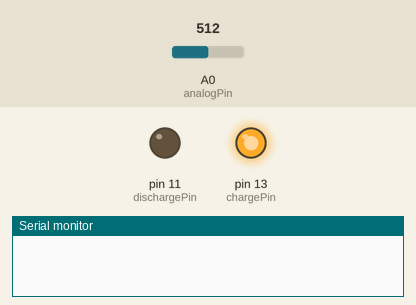
Simulated run of this sketch. Board: Arduino Nano, built with avr-gcc and run on an emulated ATmega328P. On the bench: output pins drawn as LEDs (lit = HIGH), the last lines printed to the serial monitor. Inputs (shaded band) come from the test bench; at power-on: A0 (analogPin) = 512.

Above: at 1.2 s.
1.3 s: A0 (analogPin) set to 630
2.8 s: A0 (analogPin) set to 653
At 3.7 s:
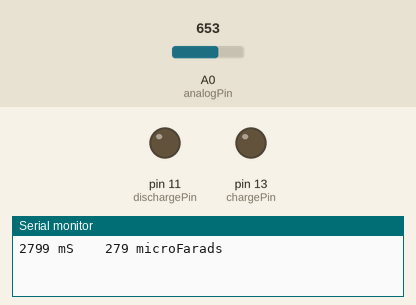
4.3 s: A0 (analogPin) set to 0
At 5.0 s:
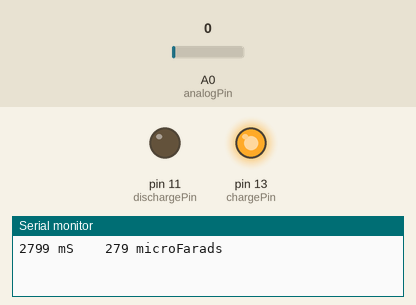
5.8 s: A0 (analogPin) set to 655
At 7.2 s:
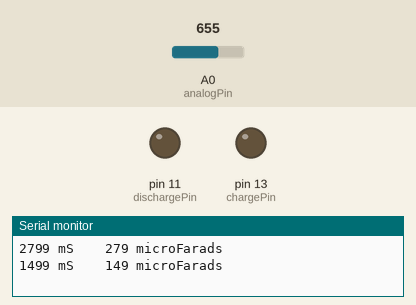
Timing chart, 0 to 8.3 s (numbered marks = the images above; inputs shaded):
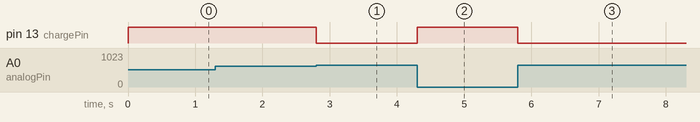

The sketch:

FINAL-PROJECT-CAPACITANCE.ino
```cpp
#include "Capacitance.h"
void setup()
{
  pinMode(chargePin, OUTPUT);
  digitalWrite(chargePin, LOW);
  Serial.begin(9600);
}
void loop()
{
  CapacitanceRay con;
  con.CAP();
}
```

CAPACITANCE.h
```cpp
int analogPin = 0;
int chargePin = 13;
int dischargePin = 11;
int resistorValue = 10000;
unsigned long startTime;
unsigned long elapsedTime;
float microFarads;
float nanoFarads;
class CapacitanceRay{
	public:
	void CAP(){
				digitalWrite(chargePin, HIGH);
				startTime = millis();
		  while(analogRead(analogPin) < 645)
		  {

		  }
		  elapsedTime= millis() - startTime; // Determines how much time it took to charge capacitor
		  microFarads = ((float)elapsedTime / resistorValue) * 1000;
		  Serial.print(elapsedTime);
		  Serial.print(" mS    ");
		  if (microFarads > 1) // Determines if units should be micro or nano and prints accordingly
		  {
			Serial.print((long)microFarads);
			Serial.println(" microFarads");
		  }

		  else
		  {
			nanoFarads = microFarads * 1000.0;
			Serial.print((long)nanoFarads);
			Serial.println(" nanoFarads");
			delay(500);
		  }
		  digitalWrite(chargePin, LOW); // Stops charging capacitor
		  pinMode(dischargePin, OUTPUT);
		  digitalWrite(dischargePin, LOW); // Allows capacitor to discharge
		  while(analogRead(analogPin) > 0)
		  {
			// Do nothing until capacitor is discharged
		  }

		  pinMode(dischargePin, INPUT); // Prevents capacitor from discharging

			}


};
```

Measured:
- the behaviour switches between 644 and 645 on A0 (analogPin) (found by bisection; images 0 and 1)
- after the input at 1.3 s, every drawn part: stays the same
- after the input at 2.8 s, pin 13 (chargePin): HIGH → LOW at once
- after the input at 4.3 s, pin 13 (chargePin): LOW → HIGH at once
- after the input at 5.8 s, pin 13 (chargePin): HIGH → LOW at once
